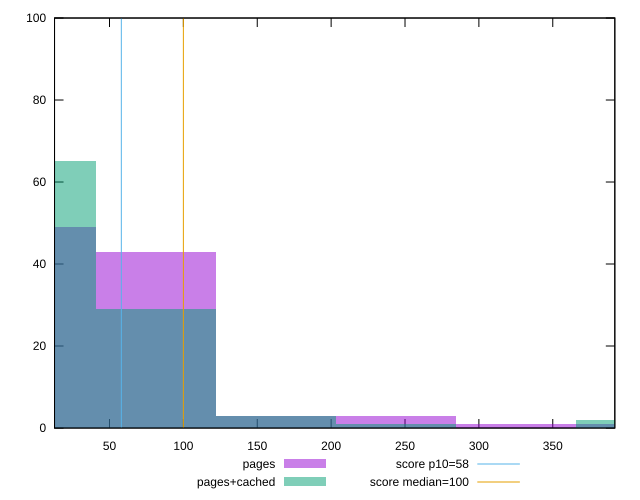

Generate this figure with gnuplot:
reset

$pages <<EOF
162.63843891353784 3
243.95765837030677 3
325.2768778270757 1
406.5960972838446 1
0 49
81.31921945676892 43
EOF

$pagesCached <<EOF
406.5960972838446 2
162.63843891353784 3
0 65
81.31921945676892 29
243.95765837030677 1
EOF

set key outside below
set boxwidth 81.31921945676892
set xrange [12.8:391.9999999999993]
set yrange [0:100]
set trange [0:100]
set style fill transparent solid 0.5 noborder

set parametric
set terminal svg size 640, 500 enhanced background rgb 'white'
set output "report_00019_2021-02-10T18-14-37.922Z//estimated-input-latency/comparison/histogram/0_vs_1.svg"

plot $pages title "pages" with boxes, \
     $pagesCached title "pages+cached" with boxes, \
     58,t title "score p10=58", \
     100,t title "score median=100"

reset
